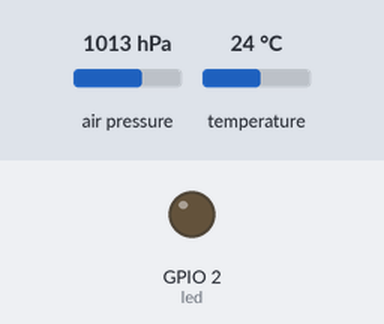
A program run on a simulated ESP32 board running MicroPython. Parts: output pins drawn as LEDs (lit = HIGH). The test bench sets the inputs (shaded band); at power-on: air pressure 1013 hPa, temperature 24 °C. WiFi joins after 1.5 s; no MQTT or app messages arrive unless stated; what the program prints to the serial console is not drawn.

Above: at 0.1 s.
Timing chart, 0 to 4.0 s (numbered marks = the images above):
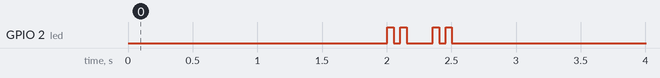

The program:

main.py
```python
import machine
import network
import time
import config
from umqtt.simple import MQTTClient
from mpl3115a2 import MPL3115A2

led = machine.Pin(2, machine.Pin.OUT)
i2c = machine.SoftI2C(sda=machine.Pin(config.SDA), scl=machine.Pin(config.SCL))
mpl = MPL3115A2(i2c, mode=MPL3115A2.PRESSURE)


def wifi_connect():
    print("connecting to wifi...")
    sta_if = network.WLAN(network.STA_IF)
    wifi_connected = sta_if.isconnected()
    if not sta_if.active():
        sta_if.active(True)
    while not wifi_connected:
        print(f"connecting to ssid {config.wifi_ssid}...")
        try:
            sta_if.connect(config.wifi_ssid, config.wifi_password)
        except OSError:
            pass
        wifi_connected = sta_if.isconnected()
        if not wifi_connected:
            # wait 1 second before trying again
            time.sleep_ms(1000)
        else:
            wifi_connected = True
            print("wifi connected...")
    blink_led(2)
    return sta_if


def mqtt_connect():
    print("connecting to mqtt...")
    c = MQTTClient(
        client_id=config.dhcp_hostname,
        server=config.mqtt_server,
        port=config.mqtt_port,
    )
    c.connect()
    blink_led(2)
    return c


# def get_temp_f():
def c_to_f(c: float):
    f = (c * 9 / 5) + 32
    return f

def format_mqtt_float(v: float):
    return b"{:.2f}".format(v)

def get_temp_pressure():
    t = format_mqtt_float(mpl.temperature() * (9 / 5) + 32)
    p = format_mqtt_float(mpl.pressure() / 1000)  # Pa to kPa

    return (t, p)

def read_and_publish(client: MQTTClient):
    print("reading data from sensor...")
    t, p = get_temp_pressure()
#     print(f"found {len(roms)} devices...")
#     print("reading temp...")
#     ds.convert_temp()
#     time.sleep_ms(750)
#     temps = [[d, c_to_f(ds.read_temp(d))] for d in roms]
    print("publishing to mqtt")
    topic_prefix = f"{config.mqtt_group}/{config.mqtt_device}/sensor"
    temp_topic = f"{topic_prefix}/temp_f"
    press_topic = f"{topic_prefix}/press_kpa"
    print(temp_topic, t)
    client.publish(temp_topic,t)
    print(press_topic,p)
    client.publish(press_topic,p)
    blink_led(1)


def blink_led(c: int = 2):
    for i in range(c):
        led.on()
        time.sleep_ms(50)
        led.off()
        time.sleep_ms(50)


# Startup
wifi = wifi_connect()
mqtt = mqtt_connect()
tim = machine.Timer(1)
tim.init(period=config.sample_period_ms, callback=lambda t: read_and_publish(mqtt))
```

config.py
```python
wifi_ssid = ""
wifi_password = ""
wifi_connect_max_retries = 5
dhcp_hostname = "esp32_room_temp_1"
mqtt_server = "172.16.50.150"
mqtt_port = 1883
mqtt_group = "home"
mqtt_device = dhcp_hostname
SCL = 22
SDA = 21
sample_period_ms = 60000
watchdog_enabled = True
watchdog_timeout_ms = 5000
```

mpl3115a2.py
```python
import time
from machine import I2C, Pin


class MPL3115A2exception(Exception):
    pass


class MPL3115A2:
    ALTITUDE = const(0)
    PRESSURE = const(1)

    MPL3115_I2CADDR = const(0x60)
    MPL3115_STATUS = const(0x00)
    MPL3115_PRESSURE_DATA_MSB = const(0x01)
    MPL3115_PRESSURE_DATA_CSB = const(0x02)
    MPL3115_PRESSURE_DATA_LSB = const(0x03)
    MPL3115_TEMP_DATA_MSB = const(0x04)
    MPL3115_TEMP_DATA_LSB = const(0x05)
    MPL3115_DR_STATUS = const(0x06)
    MPL3115_DELTA_DATA = const(0x07)
    MPL3115_WHO_AM_I = const(0x0C)
    MPL3115_FIFO_STATUS = const(0x0D)
    MPL3115_FIFO_DATA = const(0x0E)
    MPL3115_FIFO_SETUP = const(0x0E)
    MPL3115_TIME_DELAY = const(0x10)
    MPL3115_SYS_MODE = const(0x11)
    MPL3115_INT_SORCE = const(0x12)
    MPL3115_PT_DATA_CFG = const(0x13)
    MPL3115_BAR_IN_MSB = const(0x14)
    MPL3115_P_ARLARM_MSB = const(0x16)
    MPL3115_T_ARLARM = const(0x18)
    MPL3115_P_ARLARM_WND_MSB = const(0x19)
    MPL3115_T_ARLARM_WND = const(0x1B)
    MPL3115_P_MIN_DATA = const(0x1C)
    MPL3115_T_MIN_DATA = const(0x1F)
    MPL3115_P_MAX_DATA = const(0x21)
    MPL3115_T_MAX_DATA = const(0x24)
    MPL3115_CTRL_REG1 = const(0x26)
    MPL3115_CTRL_REG2 = const(0x27)
    MPL3115_CTRL_REG3 = const(0x28)
    MPL3115_CTRL_REG4 = const(0x29)
    MPL3115_CTRL_REG5 = const(0x2A)
    MPL3115_OFFSET_P = const(0x2B)
    MPL3115_OFFSET_T = const(0x2C)
    MPL3115_OFFSET_H = const(0x2D)

    def __init__(self, i2c, mode=PRESSURE):

        self.i2c = i2c
        self.STA_reg = bytearray(1)
        self.mode = mode

        if self.mode is PRESSURE:
            # barometer mode, not raw, oversampling 128, minimum time 512 ms
            self.i2c.writeto_mem(MPL3115_I2CADDR, MPL3115_CTRL_REG1, bytes([0x38]))
            self.i2c.writeto_mem(
                MPL3115_I2CADDR, MPL3115_PT_DATA_CFG, bytes([0x07])
            )  # no events detected
            self.i2c.writeto_mem(
                MPL3115_I2CADDR, MPL3115_CTRL_REG1, bytes([0x39])
            )  # active
        elif self.mode is ALTITUDE:
            # altitude mode, not raw, oversampling 128, minimum time 512 ms
            self.i2c.writeto_mem(MPL3115_I2CADDR, MPL3115_CTRL_REG1, bytes([0xB8]))
            self.i2c.writeto_mem(
                MPL3115_I2CADDR, MPL3115_PT_DATA_CFG, bytes([0x07])
            )  # no events detected
            self.i2c.writeto_mem(
                MPL3115_I2CADDR, MPL3115_CTRL_REG1, bytes([0xB9])
            )  # active
        else:
            raise MPL3115A2exception("Invalid Mode MPL3115A2")

        if self._read_status():
            pass
        else:
            raise MPL3115A2exception("Error with MPL3115A2")

    def _read_status(self):
        while True:
            self.i2c.readfrom_mem_into(MPL3115_I2CADDR, MPL3115_STATUS, self.STA_reg)

            if self.STA_reg[0] == 0:
                time.sleep(0.01)
                pass
            elif (self.STA_reg[0] & 0x04) == 4:
                return True
            else:
                return False

    def pressure(self):
        if self.mode == ALTITUDE:
            raise MPL3115A2exception("Incorrect Measurement Mode MPL3115A2")

        out_pressure = self.i2c.readfrom_mem(
            MPL3115_I2CADDR, MPL3115_PRESSURE_DATA_MSB, 3
        )

        pressure_int = (
            (out_pressure[0] << 10)
            + (out_pressure[1] << 2)
            + ((out_pressure[2] >> 6) & 0x3)
        )
        pressure_frac = (out_pressure[2] >> 4) & 0x03

        return float(pressure_int + pressure_frac / 4.0)

    def altitude(self):
        if self.mode == PRESSURE:
            raise MPL3115A2exception("Incorrect Measurement Mode MPL3115A2")

        out_alt = self.i2c.readfrom_mem(MPL3115_I2CADDR, MPL3115_PRESSURE_DATA_MSB, 3)

        alt_int = (out_alt[0] << 8) + (out_alt[1])
        alt_frac = (out_alt[2] >> 4) & 0x0F

        if alt_int > 32767:
            alt_int -= 65536

        return float(alt_int + alt_frac / 16.0)

    def temperature(self):
        OUT_T_MSB = self.i2c.readfrom_mem(MPL3115_I2CADDR, MPL3115_TEMP_DATA_MSB, 1)
        OUT_T_LSB = self.i2c.readfrom_mem(MPL3115_I2CADDR, MPL3115_TEMP_DATA_LSB, 1)

        temp_int = OUT_T_MSB[0]
        temp_frac = OUT_T_LSB[0]

        if temp_int > 127:
            temp_int -= 256

        return float(temp_int + temp_frac / 256.0)
```
